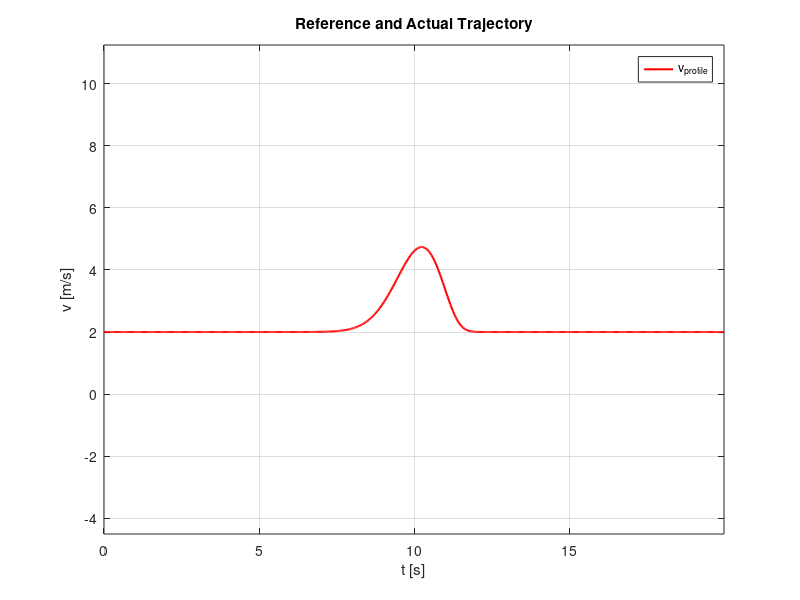

Write the MATLAB code that produced this figure. (Note: this script raises an error after producing the figure.)
% Autonomous car-pulling trailer using linear model predictive control
clear; close all; clc;

%% --- model parameters (same as yours) ---
tau = 0.3; lr1 = 2.9; lt1 = 1.8; m0 = 0.8;

%% sampling
dt = 0.03; umax = 0.52; umin = -umax;
%% MPC tuning
Np = 50;   % prediction horizon
Qx = diag([5, 5, 5, 1]);   % state weights (same ordering e_y,e_psi,e_psi_t,delta)
Ru = 0.1;                   % control move weight (on u_dev)
regularization = 1e-6;
u_prev = 0.0;
max_rate = 2.0;            % maximum steering rate (rad/s)
%% Reference generation (same as LQR script)
timeSpan = 20; timeStep = 0.005;
t_ref = (0:timeStep:timeSpan)';
x_a_r = t_ref * 2 * 20 / timeSpan;
Rparam = 20; alpha_l = 12; c = 10;
y_a_r = c * (exp(-log(2) * (x_a_r./Rparam).^alpha_l) - 1);

dx = gradient(x_a_r, t_ref); ddx = gradient(dx, t_ref);
dy = gradient(y_a_r, t_ref); ddy = gradient(dy, t_ref);
curvature = (dx .* ddy - dy .* ddx) ./ ((dx.^2 + dy.^2).^(3/2) + eps);
v_ref = sqrt(dx.^2 + dy.^2);
psi_ref = atan2(dy, dx);
delta_ref = atan(lr1 .* curvature);

% interpolate to control grid
t_ctrl = (0:dt:timeSpan)'; Tsim = length(t_ctrl)-1;
x_ref = interp1(t_ref, x_a_r, t_ctrl, 'linear')';
y_ref = interp1(t_ref, y_a_r, t_ctrl, 'linear')';
psi_ref_i = interp1(t_ref, psi_ref, t_ctrl, 'linear')';
delta_r_profile = interp1(t_ref, delta_ref, t_ctrl, 'linear')';
k_profile = interp1(t_ref, curvature, t_ctrl, 'linear')';
v_profile = interp1(t_ref, v_ref, t_ctrl, 'linear')';

plot(t_ctrl,v_profile, 'r-','LineWidth',1.5);
title('Reference and Actual Trajectory'); xlabel('t [s]'); ylabel('v [m/s]'); axis equal; grid on; legend('v_{profile}');

%% Check if quadprog exists
if ~exist('quadprog','file')
    error(['quadprog not found. Please install Optimization Toolbox (Add-Ons -> Get Add-Ons -> Optimization Toolbox).', ...
          ' (Or install an alternative QP solver such as OSQP for MATLAB.)']);
end

%% allocate states
% tractor states
x_act = zeros(Tsim+1,1); y_act = zeros(Tsim+1,1);
psi_act = zeros(Tsim+1,1); psi_t_act = zeros(Tsim+1,1);
delta_act = zeros(Tsim+1,1);
% trailer states
x_t_act = zeros(Tsim+1,1); y_t_act = zeros(Tsim+1,1);

% tractor and trailer initial pose
x_act(1)=0.0; y_act(1)=0.0; psi_act(1)=0.0; psi_t_act(1)=0.0; delta_act(1)=0.0;
x_t_act(1) = x_act(1) - lt1*cos(psi_t_act(1)) - m0*cos(psi_act(1));
y_t_act(1) = y_act(1) - lt1*sin(psi_t_act(1)) - m0*sin(psi_act(1));

% initial error (Frenet)
dx0 = x_act(1) - x_ref(1); dy0 = y_act(1) - y_ref(1);
e_x0 =  cos(psi_ref_i(1))*dx0 + sin(psi_ref_i(1))*dy0;
e_y0 = -sin(psi_ref_i(1))*dx0 + cos(psi_ref_i(1))*dy0;
x_err = [ e_y0; wrapToPi(psi_act(1)-psi_ref_i(1)); wrapToPi(psi_t_act(1)-psi_ref_i(1)); delta_act(1)-delta_r_profile(1) ];

history_err = zeros(4, Tsim+1); history_err(:,1) = x_err;
u_hist = zeros(Tsim,1);

%% Precompute block weights
nx = 4; nu = 1; ny = 3; % output: e_y, e_psi, e_psi_t
Qbar = kron(eye(Np), Qx);
Rbar = kron(eye(Np), Ru);

%% Main MPC loop
for k = 1:Tsim
    vr = v_profile(k);
    kappa = k_profile(k);
    delta_r = delta_r_profile(k);

    % linearize (analytic) and discretize (Tustin)
    [A,B,W] = linearSys(vr, kappa, delta_r, m0, lr1, lt1, tau);
    [Ad, Bd, Cd, Wd] = tustin(A,B,W,dt);

    % Build prediction matrices Phi, Gamma, GammaW
    Phi = zeros(nx*Np, nx);
    Gamma = zeros(nx*Np, nu*Np);
    GammaW = zeros(nx*Np,1);
    Ad_power = eye(nx);
    
    % Build linear inequality constraints lb <= AU <= ub
    Aineq = zeros(Np+Np, nu*Np);
    
    % iterative construction
    for i = 1:Np
        Ad_power = Ad_power * Ad;       % Ad^i
        Phi((i-1)*nx+1:i*nx,:) = Ad_power;
        % Gamma blocks
        for j = 1:i
            block = Ad^(i-j) * Bd;
            Gamma((i-1)*nx+1:i*nx, (j-1)*nu+1:j*nu) = block;
        end
        % W contribution: sum_{j=0}^{i-1} Ad^j * Wd
        Wsum = zeros(nx,1);
        for j = 0:(i-1)
            Wsum = Wsum + Ad^j * Wd;
        end
        GammaW((i-1)*nx+1:i*nx) = Wsum;
    end

    % formulate QP: min_z 1/2 z'H z + f' z , z = [u_dev(0); ...; u_dev(Np-1)]
    % cost: sum_{i} x_i' Qx x_i + sum_{i} u_i' Ru u_i
    H = 2*(Gamma' * Qbar * Gamma + Rbar) + regularization*eye(nu*Np);
    H = (H + H')/2;   % ensure H is symmetric
    f = 2*(Gamma' * Qbar * (Phi * x_err + GammaW));

    % input bounds on u_dev: u_dev ∈ [umin - delta_r, umax - delta_r]
    lb = repmat(umin, Np, 1);
    ub = repmat(umax, Np, 1);
    
    % input bounds on (u-udev)
    bineq = zeros(2*Np, 1);
    
    % defining linear inequality constraints
    for i = 1:Np
        if i == 1
            Aineq(1:2,1) = [1; -1];
            bineq(1:2)   = [u_prev + max_rate*dt;
                            -u_prev + max_rate*dt];
        else
            Aineq(2*i-1:2*i, i-1:i) = [1 -1; -1 1];
            bineq(2*i-1:2*i)        = [max_rate*dt; max_rate*dt];
        end
    end

    opts = optimoptions('quadprog','Display','off','TolFun',1e-6);
    [zopt,~,exitflag] = quadprog(H, f, Aineq, bineq, [], [], lb, ub, [], opts);
    if exitflag ~= 1 && exitflag ~= 0
        % fallback to saturated LQR if QP fails
        disp('OSQP fail')
        warning('quadprog did not converge at step %d (flag=%d). Using saturated LQR fallback.', k, exitflag)
        [A_lin, B_lin, W_lin] = linearSys(vr, kappa, delta_r, m0, lr1, lt1, tau);
        Kfb = lqr(A_lin,B_lin,Qx,Ru);
        u_dev = -Kfb * x_err;
        u_cmd = min(max(u_dev + delta_r, umin), umax);
        u_cmd_sat = u_cmd;
    else
        u_dev_opt = zopt(1:nu);  % only use first control move
        disp(u_dev_opt)
        % assign previous cmd
        u_prev = u_dev_opt;
        
        u_cmd = u_dev_opt + delta_r;
        u_cmd_sat = min(max(u_cmd, umin), umax);
    end
    u_hist(k) = u_cmd_sat;

    % propagate nonlinear states
    psi_dot = (vr * tan(delta_act(k))) / lr1;
    psi_t_dot = (vr/lt1)*sin(psi_act(k)-psi_t_act(k)) - (m0*vr/(lr1*lt1))*cos(psi_act(k)-psi_t_act(k))*tan(delta_act(k));
    delta_dot = -(delta_act(k) - u_cmd_sat) / tau;

    x_act(k+1) = x_act(k) + vr * cos(psi_act(k)) * dt;
    y_act(k+1) = y_act(k) + vr * sin(psi_act(k)) * dt;
    psi_act(k+1) = psi_act(k) + psi_dot * dt;
    psi_t_act(k+1) = psi_t_act(k) + psi_t_dot * dt;
    delta_act(k+1) = delta_act(k) + delta_dot * dt;
    
    % calculate the trailer position
    x_t_act(k+1) = x_act(k+1) - lr1*cos(psi_t_act(k+1)) - m0*cos(psi_act(k+1));
    y_t_act(k+1) = y_act(k+1) - lr1*sin(psi_t_act(k+1)) - m0*sin(psi_act(k+1));

    % update error (Frenet) at next timestep
    idx_next = k+1;
    dxp = x_act(idx_next) - x_ref(idx_next);
    dyp = y_act(idx_next) - y_ref(idx_next);
    psir = psi_ref_i(idx_next);
    e_x =  cos(psir)*dxp + sin(psir)*dyp;
    e_y = -sin(psir)*dxp + cos(psir)*dyp;
    e_psi = wrapToPi(psi_act(idx_next) - psir);
    e_psi_t = wrapToPi(psi_t_act(idx_next) - psi_ref_i(idx_next));
    e_delta = delta_act(idx_next) - delta_r_profile(idx_next);

    x_err = [e_y; e_psi; e_psi_t; e_delta];
    history_err(:, idx_next) = x_err;
end

%% Plot results
figure('Units','normalized','Position',[0.05 0.05 0.9 0.8]);
subplot(2,2,1);
plot(x_ref, y_ref, 'k--','LineWidth',1.5); hold on; 
plot(x_act,y_act,'b-','LineWidth',1.2); hold on; 
plot(x_t_act, y_t_act, 'r-','LineWidth',1.5);
title('Reference and Actual Trajectory'); xlabel('x [m]'); ylabel('y [m]'); axis equal; grid on; legend('ref','tractor','trailer');

subplot(2,2,2);
plot(t_ctrl, history_err(1,:), 'LineWidth',1.2);
title('Tractor lateral error [m]'); xlabel('t [s]'); ylabel('y [m]'); grid on; legend('e_{y}');

subplot(2,2,3);
plot(t_ctrl, history_err(2,:), 'LineWidth',1.2); hold on; plot(t_ctrl, history_err(3,:),'--','LineWidth',1.2);
title('Tractor and trailer yaw error [rad]'); xlabel('t [s]'); ylabel('rad'); grid on; legend('e_\psi','e_{\psi_t}');

subplot(2,2,4);
plot(t_ctrl(1:end-1), u_hist, 'LineWidth',1.2);
title('Steering control command [rad]'); xlabel('t [s]'); ylabel('rad'); grid on;

%% --- helper functions ---
function [A, B, W] = linearSys(vr, k, delta_r, m0, lr1, lt1, tau)
    cos_delta_squared = cos(delta_r)^2;
    A = [0, vr    , 0      , 0;
         0, 0     , 0      , vr/(lr1*cos_delta_squared);
         0, vr/lt1, -vr/lt1, -m0*vr/(lr1*lt1*cos_delta_squared);
         0, 0     , 0      , -1/tau];
    B = [0;0;0;1/tau];
    w1 = (vr/lr1)*(tan(delta_r) - delta_r/cos_delta_squared);
    W = [0; -k*vr + w1; (m0/lt1)*(k*vr - w1); 0];
end

function [Ad, Bd, Cd, Wd] = tustin(A,B,W,dt)
    I = eye(size(A));
    Ad = (I - 0.5*dt*A) \ (I + 0.5*dt*A);
    Bd = (I - 0.5*dt*A) \ (B * dt);
    Cd = [1, 0, 0, 0;
          0, 1, 0, 0;
          0, 0, 1, 0];
    Wd = (I - 0.5*dt*A) \ (W * dt);
end
